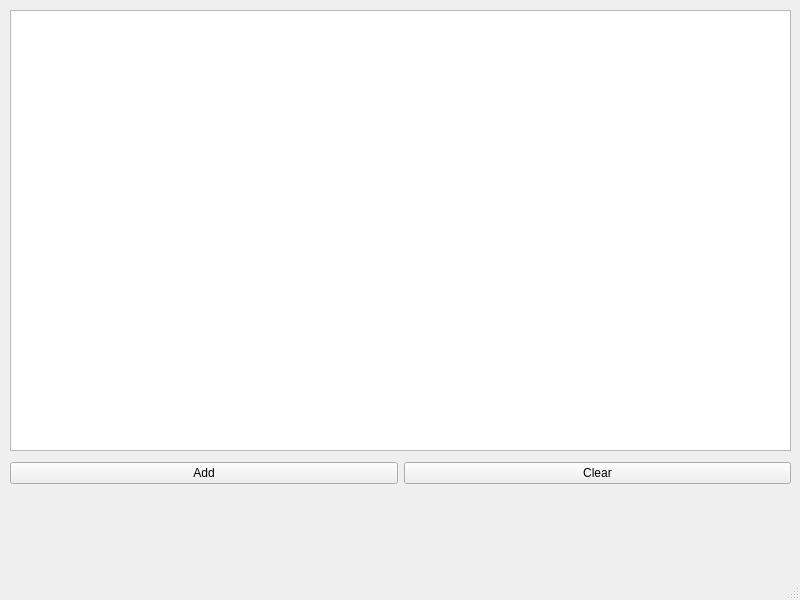
<?xml version="1.0" encoding="UTF-8"?>
<ui version="4.0">
 <class>MainWindow</class>
 <widget class="QMainWindow" name="MainWindow">
  <property name="geometry">
   <rect>
    <x>0</x>
    <y>0</y>
    <width>800</width>
    <height>600</height>
   </rect>
  </property>
  <property name="windowTitle">
   <string>MainWindow</string>
  </property>
  <widget class="QWidget" name="centralwidget">
   <widget class="QTableView" name="tableView">
    <property name="geometry">
     <rect>
      <x>10</x>
      <y>10</y>
      <width>781</width>
      <height>441</height>
     </rect>
    </property>
   </widget>
   <widget class="QWidget" name="">
    <property name="geometry">
     <rect>
      <x>10</x>
      <y>460</y>
      <width>781</width>
      <height>27</height>
     </rect>
    </property>
    <layout class="QHBoxLayout" name="horizontalLayout">
     <item>
      <widget class="QPushButton" name="b_add">
       <property name="text">
        <string>Add</string>
       </property>
      </widget>
     </item>
     <item>
      <widget class="QPushButton" name="b_clear">
       <property name="text">
        <string>Clear</string>
       </property>
      </widget>
     </item>
    </layout>
   </widget>
  </widget>
  <widget class="QMenuBar" name="menubar">
   <property name="geometry">
    <rect>
     <x>0</x>
     <y>0</y>
     <width>800</width>
     <height>22</height>
    </rect>
   </property>
  </widget>
  <widget class="QStatusBar" name="statusbar"/>
 </widget>
 <resources/>
 <connections/>
</ui>
